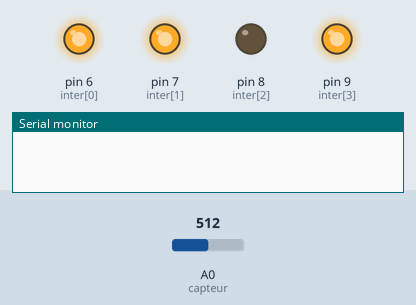
Recording of a sketch running on a simulated Arduino Uno, built with avr-gcc and run on an emulated ATmega328P. On the bench: output pins drawn as LEDs (lit = HIGH), the last lines printed to the serial monitor. The inputs (shaded band) are chosen by the test bench; at power-on: A0 (capteur) = 512.

Above: at 2.5 s.
At 10.0 s:
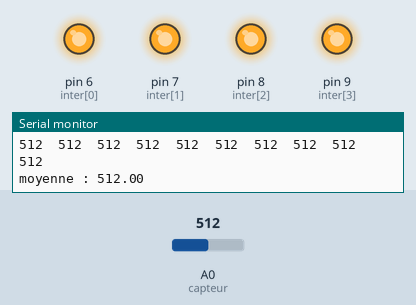
Timing chart, 0 to 19.6 s (numbered marks = the images above):
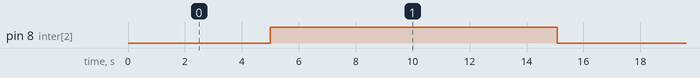

The sketch:

ec_moyen.ino
```cpp
int capteur =0;// Le capteur est sur la pin A0
// définition des pins sur lesquelles sont branchés les relais
char inter[] = {6, 7, 8, 9};
int mesures [10];    //un tableau por stocker les valeurs lues
int total;    //le total des mesures
float moyenne;  //la valeur moyenne

void setup ()
{
    // Initialisation des relais
  for ( char i = 0; i < sizeof(inter) ; i++ ) {
    // en sortie
    pinMode(inter[i], OUTPUT);
    // éteint au départ
    digitalWrite(inter[i], HIGH);

  }

  Serial.begin (9600);// Démarrage de la liaison série


}

void loop ()
{

  digitalWrite(inter[2],LOW);  //on alimente le module d'ec
  delay (3000);    //on attend 3 secondes

  //Serial.println (sizeof(mesures));

  // on prend 10 mesures à 200ms d'intervalle
  for (char i =0; i < 10; i++)
  {
   mesures [i] = analogRead (capteur);
   delay (200);

   Serial.println(mesures[i]);
  }


  digitalWrite(inter[2],HIGH);  //on eteint le module d'ec

  Serial.println();

  // calcul du total des mesures
  for ( char i=0; i < (sizeof(mesures)/2) ; i++)    //(sizeof(mesures)/2) car mesures est un tableau composé de valeurs int qui prennent chacun 2 octets
  {
   total = total + mesures [i];
   Serial.println (total);
  }


  //calcul de la moyenne des mesures
  moyenne = total / (sizeof(mesures)/2);
  total = 0;    // On remet le total à zero pour le prochain calcul

  //affichage de toutes les mesures
  for ( char i =0; i < (sizeof(mesures)/2); i++)
  {
   Serial.print (mesures[i]); Serial.print("  ");
  }


  // affichage de la moyenne
  Serial.println();
  Serial.print ("moyenne : ");
  Serial.println (moyenne);
  Serial.println();


  delay (10000);    //on attent 10 secondes avant de recommencer


}
```

Measured:
- by itself, pin 8 (inter[2]): alternates HIGH for 10.1 s and LOW for 5.0 s
